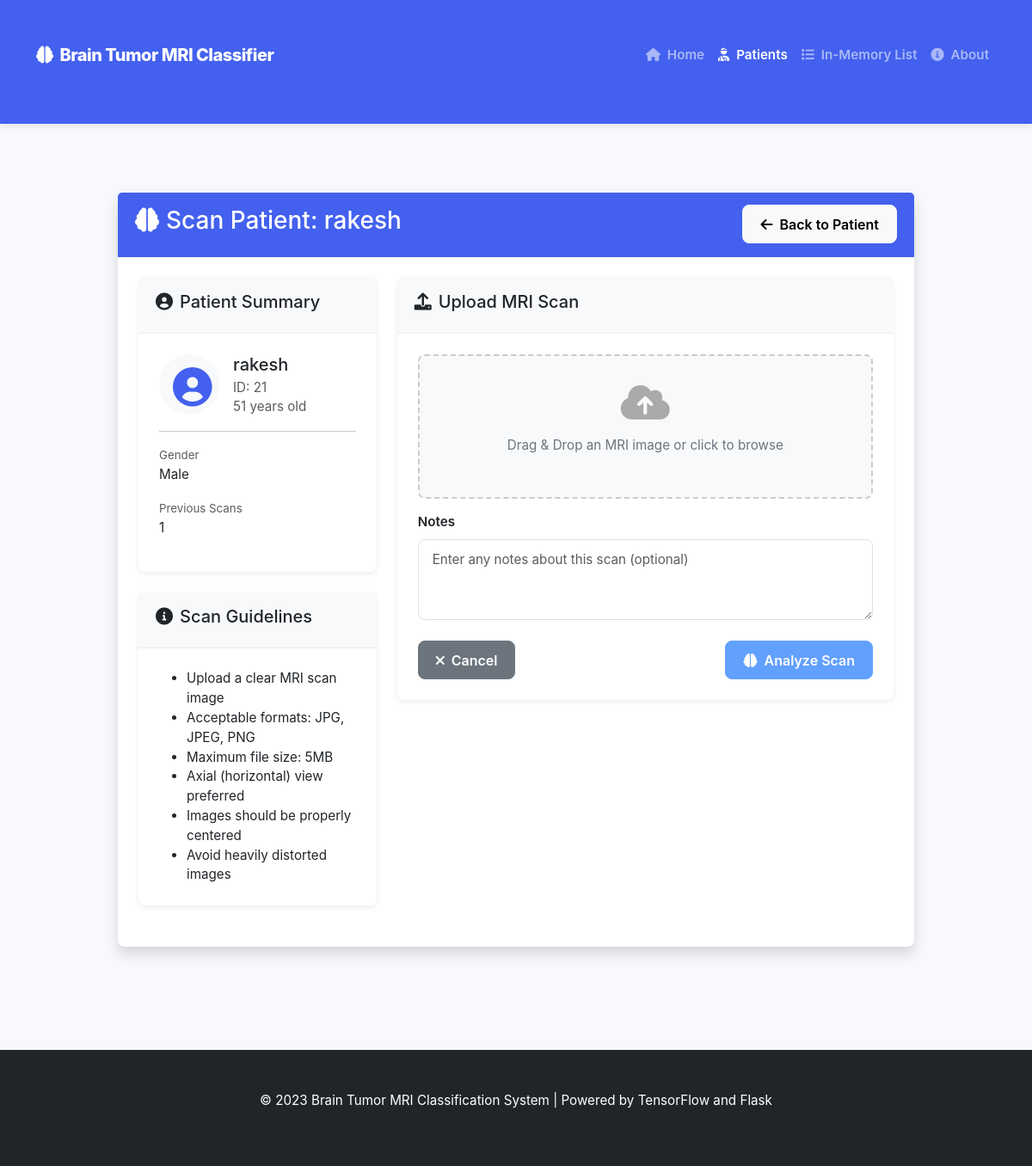
The app's page /patients/21/scan with its own data.
### tables this page shows
CREATE TABLE patients (
            id INTEGER PRIMARY KEY AUTOINCREMENT,
            name TEXT NOT NULL,
            age INTEGER NOT NULL,
            gender TEXT NOT NULL,
            contact TEXT,
            email TEXT,
            address TEXT,
            medical_history TEXT,
            created_at TIMESTAMP DEFAULT CURRENT_TIMESTAMP
        );

### app.py (the view, shortened to what this page needs)
@app.route('/patients/<int:patient_id>/scan', methods=['GET', 'POST'])
def scan_patient(patient_id):
    if not patient_module_loaded or not model_loaded:
        flash("Required functionality is not available.")
        return redirect(url_for('index'))
    patient = get_patient(patient_id)
    if not patient:
        flash("Patient not found.")
        return redirect(url_for('patients'))
    previous_scans = get_patient_scans(patient_id)
    return render_template('scan_form.html', patient=patient, previous_scans=previous_scans)

### app.py (called while the page is built)
@app.context_processor
def utility_functions():
    def path_exists(path):
        return os.path.exists(path)
    return dict(path_exists=path_exists)

### app/models/patient.py (called while the page is built)
def get_patient(patient_id):
    conn = None
    try:
        conn = sqlite3.connect(DB_PATH)
        conn.row_factory = sqlite3.Row
        cursor = conn.cursor()
        cursor.execute('SELECT * FROM patients WHERE id = ?', (patient_id,))
        patient = cursor.fetchone()
        if patient:
            return dict(patient)
        return None
    except Exception as e:
        logger.error(f"Error retrieving patient {patient_id}: {e}")
        return None
    finally:
        if conn:
            conn.close()

def get_patient_scans(patient_id):
    conn = None
    try:
        conn = sqlite3.connect(DB_PATH)
        conn.row_factory = sqlite3.Row
        cursor = conn.cursor()
        cursor.execute('SELECT * FROM scans WHERE patient_id = ? ORDER BY scan_date DESC', (patient_id,))
        scans = cursor.fetchall()
        return [dict(scan) for scan in scans]
    except Exception as e:
        logger.error(f"Error retrieving scans for patient {patient_id}: {e}")
        return []
    finally:
        if conn:
            conn.close()

### app/templates/scan_form.html (shortened to what this page needs)
{% extends 'base.html' %}
{% block content %}
<div class="container mt-5">
    <div class="row">
        <div class="col-md-10 mx-auto">
            <div class="card shadow">
                <div class="card-header bg-primary text-white d-flex justify-content-between align-items-center">
                    <h3><i class="fas fa-brain me-2"></i>Scan Patient: {{ patient.name }}</h3>
                    <a href="{{ url_for('patient_detail', patient_id=patient.id) }}" class="btn btn-light">
                        <i class="fas fa-arrow-left me-1"></i> Back to Patient
                    </a>
                </div>
                <div class="card-body">
                    <div class="row">
                        <div class="col-md-4">
                            <div class="card mb-4">
                                <div class="card-header bg-light">
                                    <h5><i class="fas fa-user-circle me-2"></i>Patient Summary</h5>
                                </div>
                                <div class="card-body">
                                    <div class="d-flex mb-3">
                                        <div class="flex-shrink-0">
                                            <div class="rounded-circle bg-light p-3 text-center" style="width: 70px; height: 70px;">
                                                <i class="fas fa-user-circle fa-3x text-primary"></i>
                                            </div>
                                        </div>
                                        <div class="flex-grow-1 ms-3">
                                            <h5 class="mb-1">{{ patient.name }}</h5>
                                            <p class="text-muted mb-0">ID: {{ patient.id }}</p>
                                            <p class="text-muted mb-0">{{ patient.age }} years old</p>
                                        </div>
                                    </div>
                                    <hr>
                                    <div class="mb-2">
                                        <small class="text-muted">Gender</small>
                                        <p>{{ patient.gender }}</p>
                                    </div>
                                    {% if previous_scans|length > 0 %}
                                    <div class="mb-2">
                                        <small class="text-muted">Previous Scans</small>
                                        <p>{{ previous_scans|length }}</p>
                                    </div>
                                    {% endif %}
                                </div>
                            </div>
                            <div class="card">
                                <div class="card-header bg-light">
                                    <h5><i class="fas fa-info-circle me-2"></i>Scan Guidelines</h5>
                                </div>
                                <div class="card-body">
                                    <ul class="mb-0">
                                        <li>Upload a clear MRI scan image</li>
                                        <li>Acceptable formats: JPG, JPEG, PNG</li>
                                        <li>Maximum file size: 5MB</li>
                                        <li>Axial (horizontal) view preferred</li>
                                        <li>Images should be properly centered</li>
                                        <li>Avoid heavily distorted images</li>
                                    </ul>
                                </div>
                            </div>
                        </div>
                        <div class="col-md-8">
                            <div class="card">
                                <div class="card-header bg-light">
                                    <h5><i class="fas fa-upload me-2"></i>Upload MRI Scan</h5>
                                </div>
                                <div class="card-body">
                                    <form action="{{ url_for('scan_patient', patient_id=patient.id) }}" method="post" enctype="multipart/form-data">
                                        <div class="mb-3">
                                            <div class="upload-area" id="uploadArea">
                                                <i class="fas fa-cloud-upload-alt fa-3x mb-3"></i>
                                                <p>Drag & Drop an MRI image or click to browse</p>
                                            </div>
                                        </div>
                                        <div class="mb-4">
                                            <label for="scan_notes" class="form-label">Notes</label>
                                            <textarea class="form-control" id="scan_notes" name="scan_notes" rows="3" placeholder="Enter any notes about this scan (optional)"></textarea>
                                        </div>
                                        <div class="d-flex justify-content-between">
                                            <a href="{{ url_for('patient_detail', patient_id=patient.id) }}" class="btn btn-secondary">
                                                <i class="fas fa-times me-1"></i> Cancel
                                            </a>
                                            <button type="submit" class="btn btn-primary" id="analyzeBtn" disabled>
                                                <i class="fas fa-brain me-1"></i> Analyze Scan
                                            </button>
                                        </div>
                                    </form>
                                </div>
                            </div>
                        </div>
                    </div>
                </div>
            </div>
        </div>
    </div>
</div>
{% endblock %}

### app/static/css/style.css (style rules this page uses)
:root { --primary-color: #4361ee; --secondary-color: #3f37c9; --success-color: #4cc9f0; --danger-color: #f72585; --warning-color: #ffbe0b; --info-color: #4895ef; --light-color: #f8f9fa; --dark-color: #212529; --border-radius: 0.5rem; --box-shadow: 0 0.5rem 1rem rgba(0, 0, 0, 0.15); }
body { font-family: 'Nunito', -apple-system, BlinkMacSystemFont, 'Segoe UI', Roboto, 'Helvetica Neue', Arial, sans-serif; background-color: #f7f9fc; color: #444; font-size: 0.95rem; }
.card { border: none; box-shadow: 0 2px 6px rgba(0, 0, 0, 0.08); border-radius: var(--border-radius); margin-bottom: 1.5rem; transition: all 0.2s ease; }
.card-header { padding: 1rem 1.25rem; border-bottom: 1px solid rgba(0, 0, 0, 0.05); font-weight: 600; }
.card-body { padding: 1.5rem; }
.card-header .btn { margin-top: -0.25rem; margin-bottom: -0.25rem; }
.container { padding-top: 2rem; padding-bottom: 3rem; }
.form-label { font-weight: 600; margin-bottom: 0.5rem; }
.form-control { border-radius: var(--border-radius); padding: 0.75rem 1rem; border: 1px solid #e0e0e0; font-size: 0.95rem; }
.upload-area { border: 2px dashed #ccc; border-radius: var(--border-radius); padding: 2rem; text-align: center; cursor: pointer; transition: all 0.3s ease; background-color: #f8f9fa; }
.upload-area i { color: #aaa; transition: all 0.3s ease; }
.upload-area p { margin-bottom: 0; color: #6c757d; }
.btn { font-weight: 600; padding: 0.6rem 1.25rem; border-radius: var(--border-radius); transition: all 0.2s; }
.btn-primary { background-color: var(--primary-color); border-color: var(--primary-color); }
.text-primary { color: var(--primary-color) !important; }
.bg-primary { background-color: var(--primary-color) !important; }
.bg-light { background-color: var(--light-color) !important; }

### records on screen
patients: name "rakesh", id "21", age "51", gender "Male"

### other values on screen
{{ previous_scans|length }} "1"
